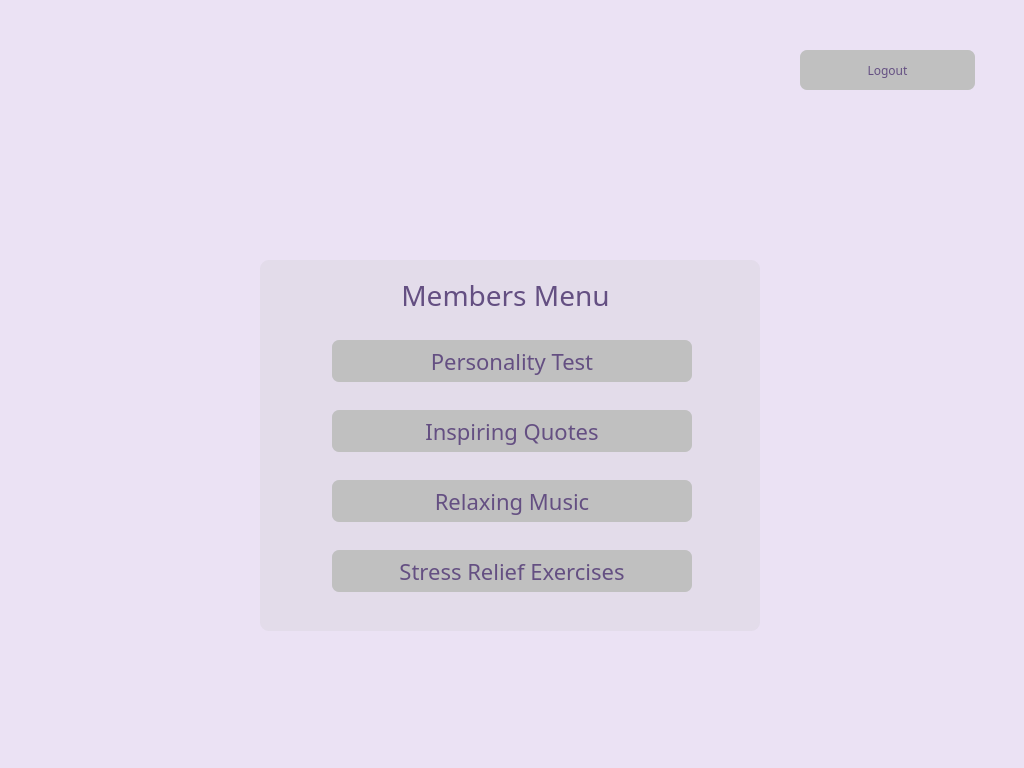
<?xml version="1.0" encoding="UTF-8"?>
<ui version="4.0">
 <class>Form</class>
 <widget class="QWidget" name="Form">
  <property name="geometry">
   <rect>
    <x>0</x>
    <y>0</y>
    <width>1024</width>
    <height>768</height>
   </rect>
  </property>
  <property name="windowTitle">
   <string>Form</string>
  </property>
  <property name="styleSheet">
   <string notr="true">background-color:rgb(235, 226, 244);
border-radius: 9px;</string>
  </property>
  <widget class="QPushButton" name="b5">
   <property name="geometry">
    <rect>
     <x>332</x>
     <y>340</y>
     <width>360</width>
     <height>42</height>
    </rect>
   </property>
   <property name="font">
    <font>
     <family>Sura</family>
     <pointsize>1</pointsize>
     <weight>50</weight>
     <bold>false</bold>
    </font>
   </property>
   <property name="styleSheet">
    <string notr="true">QPushButton#b5{
background-color:rgb(192, 192, 192);
color: rgb(100, 79, 130);
font-size: 22px;
border-radius : 7px;
font-family:Sura;
font-weight:400;

}
QPushButton#b5: pressed {
background-color: rgb(117, 71, 255);
}</string>
   </property>
   <property name="text">
    <string>Personality Test</string>
   </property>
  </widget>
  <widget class="QPushButton" name="b6">
   <property name="geometry">
    <rect>
     <x>332</x>
     <y>480</y>
     <width>360</width>
     <height>42</height>
    </rect>
   </property>
   <property name="font">
    <font>
     <family>Sura</family>
     <pointsize>1</pointsize>
     <weight>50</weight>
     <bold>false</bold>
    </font>
   </property>
   <property name="styleSheet">
    <string notr="true">QPushButton#b6{
background-color:rgb(192, 192, 192);
color: rgb(100, 79, 130);
font-size: 22px;
border-radius : 7px;
font-family:Sura;
font-weight:400;

}
QPushButton#b6: pressed {
background-color: rgb(117, 71, 255);
}</string>
   </property>
   <property name="text">
    <string>Relaxing Music</string>
   </property>
  </widget>
  <widget class="QPushButton" name="b7">
   <property name="geometry">
    <rect>
     <x>332</x>
     <y>550</y>
     <width>360</width>
     <height>42</height>
    </rect>
   </property>
   <property name="font">
    <font>
     <family>Sura</family>
     <pointsize>1</pointsize>
     <weight>50</weight>
     <bold>false</bold>
    </font>
   </property>
   <property name="styleSheet">
    <string notr="true">QPushButton#b7{
background-color:rgb(192, 192, 192);
color: rgb(100, 79, 130);
font-size: 22px;
border-radius : 7px;
font-family:Sura;
font-weight:400;

}
QPushButton#b7: pressed {
background-color: rgb(117, 71, 255);
}</string>
   </property>
   <property name="text">
    <string>Stress Relief Exercises</string>
   </property>
  </widget>
  <widget class="QPushButton" name="b8">
   <property name="geometry">
    <rect>
     <x>332</x>
     <y>410</y>
     <width>360</width>
     <height>42</height>
    </rect>
   </property>
   <property name="font">
    <font>
     <family>Sura</family>
     <pointsize>1</pointsize>
     <weight>50</weight>
     <bold>false</bold>
    </font>
   </property>
   <property name="styleSheet">
    <string notr="true">QPushButton#b8{
background-color:rgb(192, 192, 192);
color: rgb(100, 79, 130);
font-size: 22px;
border-radius : 7px;
font-family:Sura;
font-weight:400;

}
QPushButton#b8: pressed {
background-color: rgb(117, 71, 255);
}</string>
   </property>
   <property name="text">
    <string>Inspiring Quotes</string>
   </property>
  </widget>
  <widget class="QPushButton" name="b5_2">
   <property name="geometry">
    <rect>
     <x>800</x>
     <y>50</y>
     <width>175</width>
     <height>40</height>
    </rect>
   </property>
   <property name="font">
    <font>
     <family>Sura</family>
     <pointsize>1</pointsize>
     <weight>50</weight>
     <bold>false</bold>
    </font>
   </property>
   <property name="styleSheet">
    <string notr="true">QPushButton#b5_2{
background-color:rgb(192, 192, 192);
color: rgb(100, 79, 130);
font-size: 12px;
border-radius : 7px;
font-family:Sura;
font-weight:400;

}
QPushButton#b5_2: pressed {
background-color: rgb(117, 71, 255);
}</string>
   </property>
   <property name="text">
    <string>Logout</string>
   </property>
  </widget>
  <widget class="QLabel" name="label">
   <property name="geometry">
    <rect>
     <x>416</x>
     <y>50</y>
     <width>191</width>
     <height>181</height>
    </rect>
   </property>
   <property name="styleSheet">
    <string notr="true">background-image:url(static/images/logo.png);</string>
   </property>
   <property name="text">
    <string/>
   </property>
   <property name="alignment">
    <set>Qt::AlignCenter</set>
   </property>
  </widget>
  <widget class="QLabel" name="label_2">
   <property name="geometry">
    <rect>
     <x>370</x>
     <y>260</y>
     <width>271</width>
     <height>71</height>
    </rect>
   </property>
   <property name="styleSheet">
    <string notr="true">color: rgb(100, 79, 130);
font-size: 28px;
border-radius : 7px;
font-family:Sura;
font-weight:400;
line-height:1.2px;
background-color: rgba(191, 191, 191, 0)</string>
   </property>
   <property name="text">
    <string>Members Menu</string>
   </property>
   <property name="alignment">
    <set>Qt::AlignCenter</set>
   </property>
  </widget>
  <widget class="QGroupBox" name="groupBox">
   <property name="geometry">
    <rect>
     <x>260</x>
     <y>260</y>
     <width>500</width>
     <height>371</height>
    </rect>
   </property>
   <property name="styleSheet">
    <string notr="true">background-color:rgba(192, 192, 192, 50);</string>
   </property>
   <property name="title">
    <string/>
   </property>
  </widget>
  <zorder>groupBox</zorder>
  <zorder>b5</zorder>
  <zorder>b6</zorder>
  <zorder>b7</zorder>
  <zorder>b8</zorder>
  <zorder>b5_2</zorder>
  <zorder>label</zorder>
  <zorder>label_2</zorder>
 </widget>
 <resources/>
 <connections/>
</ui>
